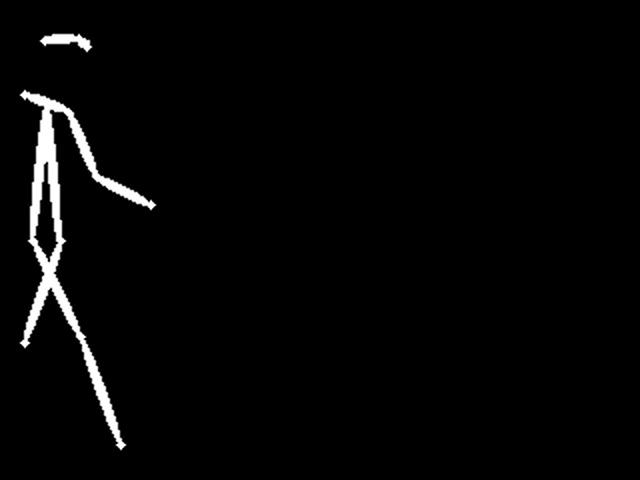
#> input picture gait_recognition/001-1-000-001-skeleton/001-1-000-001-001.jpg, 640 x 480 px, found by its file name; its folder holds only this picture in this run
$ jupyter execute main.ipynb
#> lines starting #> are read from the running program, lines starting #| are printed output that depends on the picture; after the words box and inside, x2 and y2 are one past the last pixel; in counts of white or black regions, pixels touching at a corner belong together
[cell 1]
import matplotlib.pyplot as plt
import os
from PIL import Image
import seaborn as sns
import re
import numpy as np

[cell 2]
# 图片所在的文件夹
folder_path = '/data/mjy/Gait_recognition/data/001-1-000/001-1-000-001-skeleton'

# 创建空列表来存储灰度图像
gray_images = []

# 用于从文件名中提取数字的函数
def atoi(text):
    return int(text) if text.isdigit() else text

def natural_keys(text):
    return [atoi(c) for c in re.split('(\d+)', text)]

# 获取文件夹中的所有文件，然后排序
filenames = os.listdir(folder_path)
filenames.sort(key=natural_keys)

# 遍历文件夹中的所有文件
for filename in filenames:
    # 检查文件是否是图片
    if filename.endswith('.jpg') or filename.endswith('.png'):
        # 打开图片
        img = Image.open(os.path.join(folder_path, filename))
#> img is the input picture: PIL image 640x480 RGB; min 0, max 255, mean 5.9
        # 转换为灰度
        gray_img = img.convert('L')
        gray_img = np.array(gray_img)
        # 将灰度图像添加到列表
        gray_images.append(gray_img)

print('All images have been converted to grayscale and stored in the list.')

[cell 3]
a = gray_images[0]
type(a)

[cell 4]
a.sum(), a.shape
#> Out = (1808353, (480, 640))

[cell 5]
indices = np.where((a != 0) & (a != 1) & (a != 2))
#> indices = 9626 positions, rows 32 to 455, columns 17 to 158

# 打印出这些位置
print(indices)
#> (printed output is left out)

[cell 6]
plt.imshow(a[:, :300], cmap='gray', vmin=0, vmax=255)
# plt.savefig('figure/3', bbox_inches='tight')
plt.show()
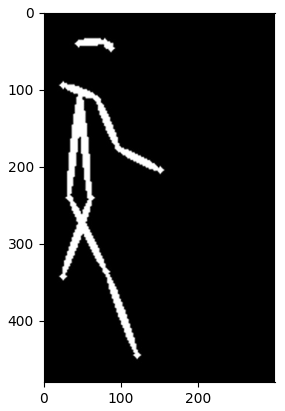
#> figure drawn by matplotlib, 1 panel

[cell 7]
b = a.copy()
b[np.where(b<10)] = 0
#> b: shape (480, 640); min 0, max 255, mean 5.9
b[np.where(b>=10)] = 255
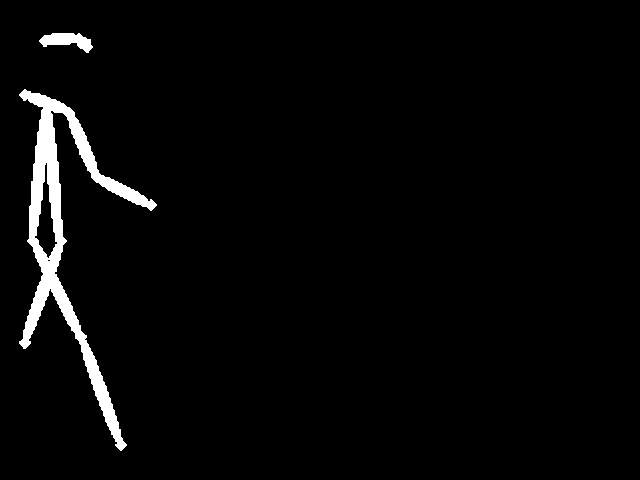
#> b: shape (480, 640); 2.9% white; 2 white regions, box (x1, y1, x2, y2) and area: (19, 89, 157, 451) 8210, (39, 33, 93, 53) 597
plt.imshow(b[:, :300], cmap='gray', vmin=0, vmax=255)
# plt.savefig('figure/3', bbox_inches='tight')
plt.show()
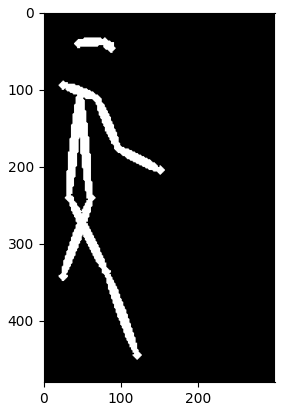
#> figure drawn by matplotlib, 1 panel

[cell 8]
# 图片所在的文件夹
folder_path = '/data/mjy/Gait_recognition/data/001-1-000/001-1-000-001-skeleton'

# 创建空列表来存储灰度图像
gray_images = []
crop_width = 160  # 需要截取的图片宽度

# 用于从文件名中提取数字的函数
def atoi(text):
    return int(text) if text.isdigit() else text

def natural_keys(text):
    return [atoi(c) for c in re.split('(\d+)', text)]

# 获取文件夹中的所有文件，然后排序
filenames = os.listdir(folder_path)
filenames.sort(key=natural_keys)

# 遍历文件夹中的所有文件
for filename in filenames:
    # 检查文件是否是图片
    if filename.endswith('.jpg') or filename.endswith('.png'):
        # 打开图片
        img = Image.open(os.path.join(folder_path, filename)).convert('L')
        # 将图片转换为numpy数组
        img_array = np.array(img)
        # 找到每一列是否存在非零元素
        non_zeros = np.any(img_array > 0, axis=0)
        # 找到最左边和最右边非零列的索引
        left_index, right_index = np.where(non_zeros)[0][[0, -1]]
#> left_index = 16; right_index = 159
        # 计算中点
        center = (left_index + right_index) // 2
#> center = 87
        # 截取图片
        left = max(0, center - crop_width // 2)
#> left = 7
        right = min(img.width, center + crop_width // 2)
#> right = 167
        cropped_img = img.crop((left, 0, right, img.height))
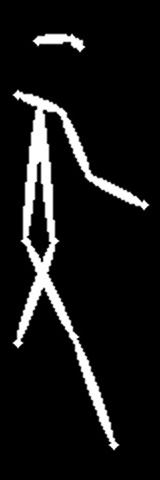
#> cropped_img: PIL image 160x480 L; min 0, max 255, mean 23.5
        cropped_img = np.array(cropped_img)
        # 将灰度图像添加到列表
        gray_images.append(cropped_img)

print('All images have been cropped and stored in the list.')

$ run again, on gait_recognition/001-1-000-001-skeleton/001-1-000-001-005.jpg
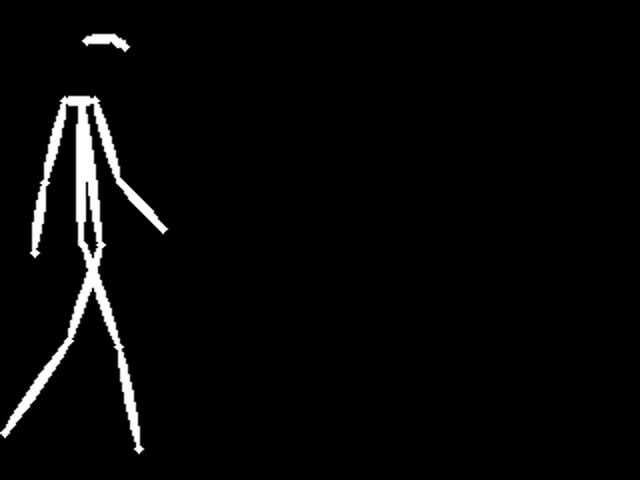
#> input picture gait_recognition/001-1-000-001-skeleton/001-1-000-001-005.jpg, 640 x 480 px, found by its file name
#> img is the input picture: PIL image 640x480 RGB; min 0, max 255, mean 7.7
#> Out = (2362147, (480, 640))
#> indices = 12401 positions, rows 32 to 455, columns 0 to 174
#> (printed output is left out)
#> `plt.show()`:
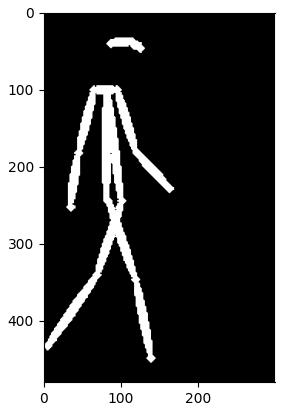
#> figure drawn by matplotlib, 1 panel
#> left_index = 0; right_index = 175
#> center = 87
#> left = 7
#> right = 167
#> `cropped_img = img.crop((left, 0, right, img.height))`:
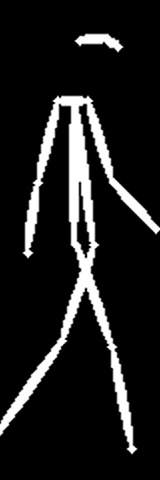
#> cropped_img: PIL image 160x480 L; min 0, max 255, mean 30.6
